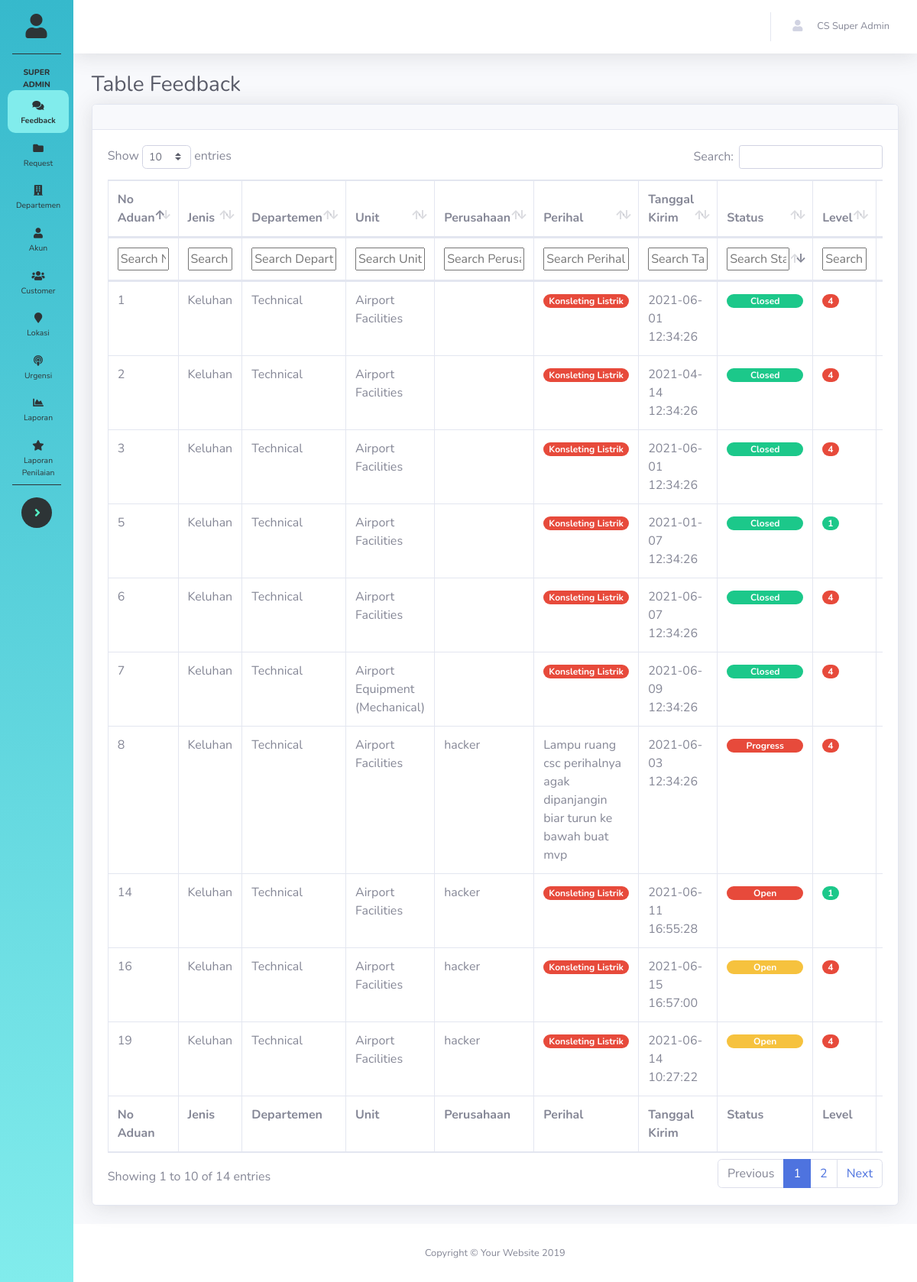
Screenshot of /Admin (signed in) with the database file from the repository.
### tables this page shows
CREATE TABLE `tb_aduan` (
  `id_aduan` int(11) NOT NULL,
  `id_akun` int(11) DEFAULT NULL,
  `id_customer` int(11) DEFAULT NULL,
  `id_unit` int(11) DEFAULT NULL,
  `nama_unit` varchar(200) DEFAULT NULL,
  `nama_departemen` varchar(200) DEFAULT NULL,
  `nama_detail_lokasi` varchar(200) DEFAULT NULL,
  `nama_lokasi` varchar(200) DEFAULT NULL,
  `jenis` varchar(10) NOT NULL,
  `urgensi` tinyint(4) DEFAULT 0,
  `perihal` text NOT NULL,
  `pelapor` varchar(20) NOT NULL,
  `ket` text NOT NULL,
  `status` varchar(12) NOT NULL,
  `waktu` datetime DEFAULT NULL,
  `waktu_kirim` datetime NOT NULL,
  `waktu_kejadian` date DEFAULT NULL,
  `keterangan_kejadian` text DEFAULT NULL,
  `foto` text DEFAULT NULL,
  `level` int(11) NOT NULL
);

CREATE TABLE `tb_customer` (
  `id_customer` int(11) NOT NULL,
  `nama_perusahaan` varchar(200) DEFAULT NULL,
  `gerai` varchar(200) DEFAULT NULL,
  `nama` text NOT NULL,
  `email` varchar(50) NOT NULL,
  `no_telp` varchar(20) NOT NULL,
  `password` text NOT NULL,
  `status` int(11) NOT NULL,
  `masa_berlaku` date NOT NULL,
  `kontrak` date DEFAULT NULL,
  `id_pass_bandara` varchar(30) NOT NULL,
  `pass_bandara` text DEFAULT NULL,
  `foto` text DEFAULT NULL,
  `tanggal_pembuatan` date DEFAULT NULL
);

### Admin/index.php (the view, shortened to what this page needs)
<?php
include 'header.php';
?>
        <div class="container-fluid">
          <h1 class="h3 mb-2 text-gray-800">Table Feedback</h1>
          <div class="card shadow mb-4">
            <div class="card-header py-3">
            </div>
            <div class="card-body">
              <div class="table-responsive">
                <table class="table table-bordered display" id="dataTable" width="100%" cellspacing="0">
                  <thead>
                    <tr>
                        <th>No Aduan</th>
                        <th>Jenis</th>
                        <th>Departemen</th>
                        <th>Unit</th>
                        <th>Perusahaan</th>
                        <th>Perihal</th>
                        <th>Tanggal Kirim</th>
                          <th class='sorting_desc' aria-sort="descending">Status</th>
                          <th>Level</th>
                      <th>Lakukan</th>
                    </tr>
                  </thead>
                  <tfoot>
                    <tr>
                      <th>No Aduan</th>
                      <th>Jenis</th>
                      <th>Departemen</th>
                      <th>Unit</th>
                      <th>Perusahaan</th>
                      <th>Perihal</th>
                      <th>Tanggal Kirim</th>
                      <th>Status</th>
                      <th>Level</th>
                      <th>Lakukan</th>
                    </tr>
                  </tfoot>
                  <tbody>
                    <?php
                    if(($_SESSION['hak_akses']=='Super Admin' || $_SESSION['hak_akses'] == 'Admin2' || $_SESSION['hak_akses']=='Pengawas Internal' || $_SESSION['hak_akses']=='Admin1') || ($_SESSION['status_akun']=='AOC Head' || $_SESSION['status_akun']=='General Manager')){
                      $sintax = "SELECT tb_aduan.id_aduan, jenis, Departemen, tb_aduan.nama_unit, urgensi, perihal, tb_aduan.status, level, progress.id_aduan as merah, tb_aduan.waktu, nama_perusahaan, waktu_kirim from tb_aduan
                          left join tb_unit ON tb_aduan.id_unit=tb_unit.id_unit
                          left join tb_departemen on tb_unit.id_departemen = tb_departemen.id_departemen
                          left join (select id_aduan, waktu from tb_progress where tindakan like 'Dikembalikan ke unit teknis%') as progress
                                on tb_aduan.id_aduan = progress.id_aduan and progress.waktu >= tb_aduan.waktu
                          left join tb_customer on tb_customer.id_customer = tb_aduan.id_customer
                          WHERE tb_aduan.status <> 'Request' and tb_aduan.status <> 'Returned'
                          GROUP BY tb_aduan.id_aduan
                          ORDER BY field(tb_aduan.status,'Progress' ,'Open', 'Closed'), tb_aduan.waktu DESC";
                    }else if($_SESSION['status_akun']=='Manager'||$_SESSION['status_akun']=='Unit'){
                      $sintax="SELECT  tb_aduan.id_aduan, jenis, Departemen, tb_aduan.nama_unit, urgensi, perihal, tb_aduan.status, level, progress.id_aduan as merah, tb_aduan.waktu, waktu_kirim, nama_perusahaan from tb_aduan
                                inner join tb_unit on tb_aduan.id_unit = tb_unit.id_unit inner join tb_departemen on tb_departemen.id_departemen =tb_unit.id_departemen
                                left join (select id_aduan, waktu from tb_progress where tindakan like 'Dikembalikan ke unit teknis%') as progress
                                        on tb_aduan.id_aduan = progress.id_aduan and progress.waktu >= tb_aduan.waktu
                                left join tb_customer on tb_customer.id_customer = tb_aduan.id_customer
                                where tb_unit.id_unit = '".$_SESSION['id_unit']."'";
                    }else if($_SESSION['status_akun']=='Senior Manager'){
                      $sintax="SELECT  tb_aduan.id_aduan, jenis, Departemen, tb_aduan.nama_unit, urgensi, perihal, tb_aduan.status, level, progress.id_aduan as merah, tb_aduan.waktu, waktu_kirim, nama_perusahaan from tb_aduan
                              inner join tb_unit on tb_aduan.id_unit = tb_unit.id_unit inner join tb_departemen on tb_departemen.id_departemen =tb_unit.id_departemen
                              left join (select id_aduan, waktu from tb_progress where tindakan like 'Dikembalikan ke unit teknis%') as progress
                                    on tb_aduan.id_aduan = progress.id_aduan and progress.waktu >= tb_aduan.waktu
                              left join tb_customer on tb_customer.id_customer = tb_aduan.id_customer
                              where tb_departemen.id_departemen = '".$_SESSION['id_departemen']."'";
                    }
                      $query = mysqli_query($koneksi, $sintax) or die(mysqli_error($koneksi));
                      foreach ( $query as $row){
                          echo "<tr>
                              <td>".$row['id_aduan']."</td>
                              <td>".$row['jenis']."</td>
                              <td>".$row['Departemen']."</td>
                              <td>".$row['nama_unit']."</td>
                              <td>".$row['nama_perusahaan']."</td>";
                              if($row['urgensi']==1){
                                echo"<td><span class='badge badge-pill badge-danger' style='auto;'>".$row['perihal']."</span></td>";
                              }else{
                                echo
                                "<td>".$row['perihal']."</td>";
                              }
                              echo "<td>".$row['waktu_kirim']."</td>";
                              if($row['status']=='Closed'){
                                  echo"<td>
                                          <span class='badge badge-pill badge-success' style='width:100px;'>".$row['status']."</span>
                                    </td>";
                              } else if($row['status']=="Progress"){
                                  $d1 = new DateTime($row['waktu']);
                                  $d2 = new DateTime();
                                  $interval = $d2->diff($d1);
                                  $interval = $interval->m;
                                  if($interval>1){
                                    echo"<td><span class='badge badge-pill badge-danger' style='width:100px;'>".$row['status']."</span></td>";
                                  } else {
                                    echo"<td><span class='badge badge-pill badge-secondary' style='width:100px;'>".$row['status']."</span></td>";
                                  }
                              }else if($row['status']=="Returned"){
                                echo"<td><span class='badge badge-pill badge-danger' style='width:100px;'>".$row['status']."</span></td>";
                              }else if($row['status']=='Open'){
                                if(is_null($row['merah'])){
                                  echo"<td><span class='badge badge-pill badge-warning' style='width:100px;'>".$row['status']."</span></td>";
                                }else{
                                  echo"<td><span class='badge badge-pill badge-danger' style='width:100px;'>".$row['status']."</span></td>";
                                }
                              }else{
                                echo"<td><span class='badge badge-pill badge-info' style='width:100px;'>".$row['status']."</span></td>";
                              }
                              if($row['level']=='0'){
                                  echo"<td><span class='badge badge-pill badge-secondary'  >".$row['level']."</span></td>";
                              } else if($row['level']=="1"){
                                echo"<td><span class='badge badge-pill badge-success'  >".$row['level']."</span></td>";
                              }else if($row['level']=="2"){
                                echo"<td><span class='badge badge-pill badge-info'  >".$row['level']."</span></td>";
                              }else if($row['level']=="3"){
                                    echo"<td><span class='badge badge-pill badge-warning'>".$row['level']."</span></td>";
                              }else{
                                  echo "<td><span class='badge badge-pill badge-danger'>".$row['level']."</span></td>";
                              }
                                echo "
                                <td>
                                  <a href='detail_aduan.php?id=".$row['id_aduan']."' class='btn btn-info btn-circle btn-sm'>
                                    <i class='fas fa-info-circle'></i>
                                  </a>
                              </td>
                            </tr>";
                          }
                    ?>
                  </tbody>
                </table>
              </div>
            </div>
          </div>
        </div>
      </div>
<?php include 'footer.php';
?>

### rows the page displays
tb_aduan: id_aduan "8", jenis "Keluhan", Departemen "Technical", nama_unit "Airport Facilities", id_customer.nama_perusahaan "hacker", perihal "Lampu ruang csc perihalnya agak dipanjangin biar turun ke bawah buat mvp", waktu_kirim "2021-06-03 12:34:26", status "Progress", level "4"
tb_aduan: id_aduan "14", jenis "Keluhan", Departemen "Technical", nama_unit "Airport Facilities", id_customer.nama_perusahaan "hacker", perihal "Konsleting Listrik", waktu_kirim "2021-06-11 16:55:28", status "Open", level "1"
tb_aduan: id_aduan "19", jenis "Keluhan", Departemen "Technical", nama_unit "Airport Facilities", id_customer.nama_perusahaan "hacker", perihal "Konsleting Listrik", waktu_kirim "2021-06-14 10:27:22", status "Open", level "4"
tb_aduan: id_aduan "16", jenis "Keluhan", Departemen "Technical", nama_unit "Airport Facilities", id_customer.nama_perusahaan "hacker", perihal "Konsleting Listrik", waktu_kirim "2021-06-15 16:57:00", status "Open", level "4"
tb_aduan: id_aduan "7", jenis "Keluhan", Departemen "Technical", nama_unit "Airport Equipment (Mechanical)", perihal "Konsleting Listrik", waktu_kirim "2021-06-09 12:34:26", status "Closed", level "4"
tb_aduan: id_aduan "6", jenis "Keluhan", Departemen "Technical", nama_unit "Airport Facilities", perihal "Konsleting Listrik", waktu_kirim "2021-06-07 12:34:26", status "Closed", level "4"
tb_aduan: id_aduan "3", jenis "Keluhan", Departemen "Technical", nama_unit "Airport Facilities", perihal "Konsleting Listrik", waktu_kirim "2021-06-01 12:34:26", status "Closed", level "4"
tb_aduan: id_aduan "1", jenis "Keluhan", Departemen "Technical", nama_unit "Airport Facilities", perihal "Konsleting Listrik", waktu_kirim "2021-06-01 12:34:26", status "Closed", level "4"
tb_aduan: id_aduan "5", jenis "Keluhan", Departemen "Technical", nama_unit "Airport Facilities", perihal "Konsleting Listrik", waktu_kirim "2021-01-07 12:34:26", status "Closed", level "1"
tb_aduan: id_aduan "2", jenis "Keluhan", Departemen "Technical", nama_unit "Airport Facilities", perihal "Konsleting Listrik", waktu_kirim "2021-04-14 12:34:26", status "Closed", level "4"

### other values shown
$_SESSION['hak_akses'] "SUPER ADMIN"
$_SESSION['nama'] "CS Super Admin"
